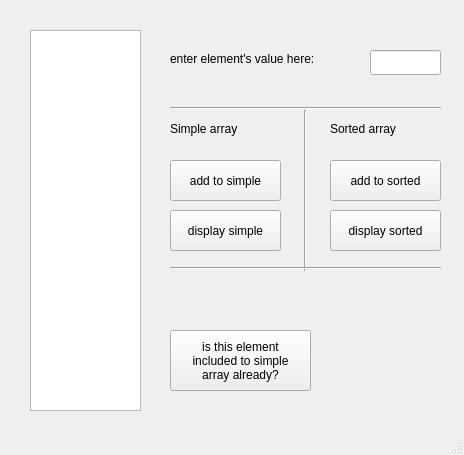
<?xml version="1.0" encoding="UTF-8"?>
<ui version="4.0">
 <class>MainWindow</class>
 <widget class="QMainWindow" name="MainWindow">
  <property name="geometry">
   <rect>
    <x>0</x>
    <y>0</y>
    <width>464</width>
    <height>455</height>
   </rect>
  </property>
  <property name="windowTitle">
   <string>MainWindow</string>
  </property>
  <widget class="QWidget" name="centralwidget">
   <widget class="Line" name="line">
    <property name="geometry">
     <rect>
      <x>290</x>
      <y>110</y>
      <width>31</width>
      <height>161</height>
     </rect>
    </property>
    <property name="orientation">
     <enum>Qt::Vertical</enum>
    </property>
   </widget>
   <widget class="QTextEdit" name="display_textEdit">
    <property name="geometry">
     <rect>
      <x>30</x>
      <y>30</y>
      <width>111</width>
      <height>381</height>
     </rect>
    </property>
    <property name="readOnly">
     <bool>true</bool>
    </property>
   </widget>
   <widget class="QLabel" name="label">
    <property name="geometry">
     <rect>
      <x>170</x>
      <y>120</y>
      <width>101</width>
      <height>17</height>
     </rect>
    </property>
    <property name="text">
     <string>Simple array</string>
    </property>
   </widget>
   <widget class="QLabel" name="label_2">
    <property name="geometry">
     <rect>
      <x>330</x>
      <y>120</y>
      <width>101</width>
      <height>17</height>
     </rect>
    </property>
    <property name="text">
     <string>Sorted array</string>
    </property>
   </widget>
   <widget class="QLineEdit" name="input_lineEdit">
    <property name="geometry">
     <rect>
      <x>370</x>
      <y>50</y>
      <width>71</width>
      <height>25</height>
     </rect>
    </property>
   </widget>
   <widget class="QPushButton" name="add_simple_pushButton">
    <property name="geometry">
     <rect>
      <x>170</x>
      <y>160</y>
      <width>111</width>
      <height>41</height>
     </rect>
    </property>
    <property name="text">
     <string>add to simple</string>
    </property>
   </widget>
   <widget class="QPushButton" name="add_sorted_pushButton">
    <property name="geometry">
     <rect>
      <x>330</x>
      <y>160</y>
      <width>111</width>
      <height>41</height>
     </rect>
    </property>
    <property name="text">
     <string>add to sorted</string>
    </property>
   </widget>
   <widget class="QPushButton" name="display_simple_pushButton">
    <property name="geometry">
     <rect>
      <x>170</x>
      <y>210</y>
      <width>111</width>
      <height>41</height>
     </rect>
    </property>
    <property name="text">
     <string>display simple</string>
    </property>
   </widget>
   <widget class="QPushButton" name="display_sorted_pushButton">
    <property name="geometry">
     <rect>
      <x>330</x>
      <y>210</y>
      <width>111</width>
      <height>41</height>
     </rect>
    </property>
    <property name="text">
     <string>display sorted</string>
    </property>
   </widget>
   <widget class="Line" name="line_2">
    <property name="geometry">
     <rect>
      <x>170</x>
      <y>260</y>
      <width>271</width>
      <height>16</height>
     </rect>
    </property>
    <property name="orientation">
     <enum>Qt::Horizontal</enum>
    </property>
   </widget>
   <widget class="Line" name="line_3">
    <property name="geometry">
     <rect>
      <x>170</x>
      <y>100</y>
      <width>271</width>
      <height>16</height>
     </rect>
    </property>
    <property name="orientation">
     <enum>Qt::Horizontal</enum>
    </property>
   </widget>
   <widget class="QPushButton" name="is_included_pushButton">
    <property name="geometry">
     <rect>
      <x>170</x>
      <y>330</y>
      <width>141</width>
      <height>61</height>
     </rect>
    </property>
    <property name="text">
     <string>is this element
included to simple
array already?</string>
    </property>
   </widget>
   <widget class="QLabel" name="is_included_label">
    <property name="geometry">
     <rect>
      <x>330</x>
      <y>350</y>
      <width>67</width>
      <height>17</height>
     </rect>
    </property>
    <property name="text">
     <string/>
    </property>
   </widget>
   <widget class="QLabel" name="label_3">
    <property name="geometry">
     <rect>
      <x>170</x>
      <y>50</y>
      <width>191</width>
      <height>17</height>
     </rect>
    </property>
    <property name="text">
     <string>enter element's value here:</string>
    </property>
   </widget>
  </widget>
  <widget class="QMenuBar" name="menubar">
   <property name="geometry">
    <rect>
     <x>0</x>
     <y>0</y>
     <width>464</width>
     <height>22</height>
    </rect>
   </property>
  </widget>
  <widget class="QStatusBar" name="statusbar"/>
 </widget>
 <resources/>
 <connections/>
</ui>
